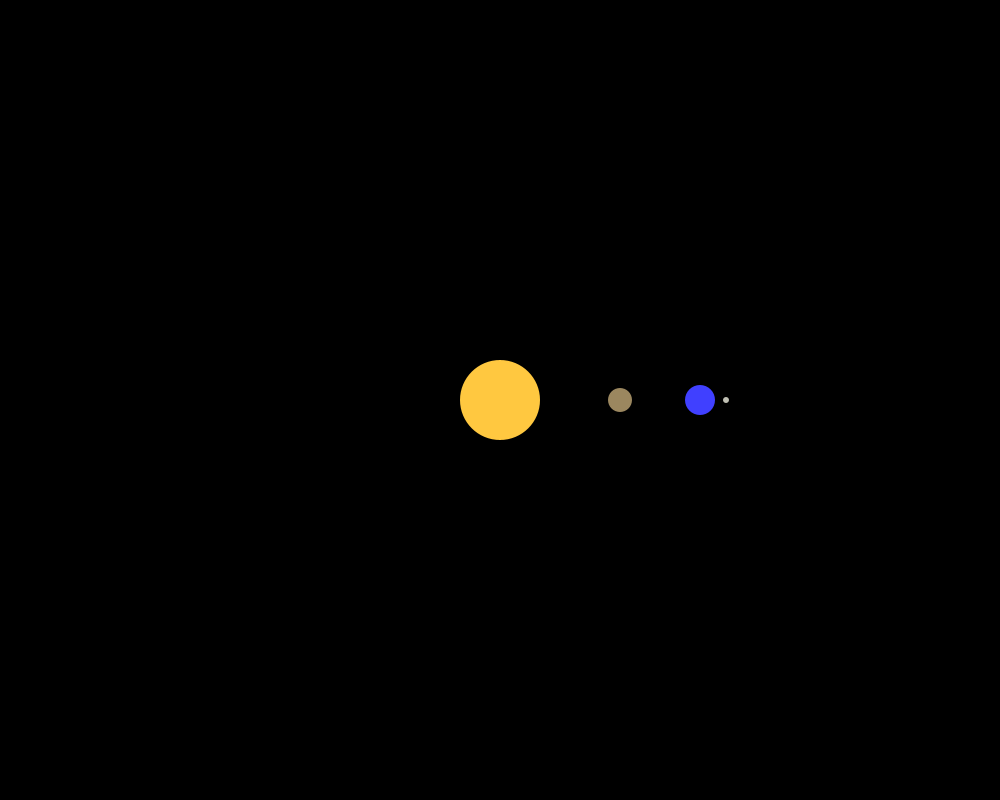
Frame 1 (no input)
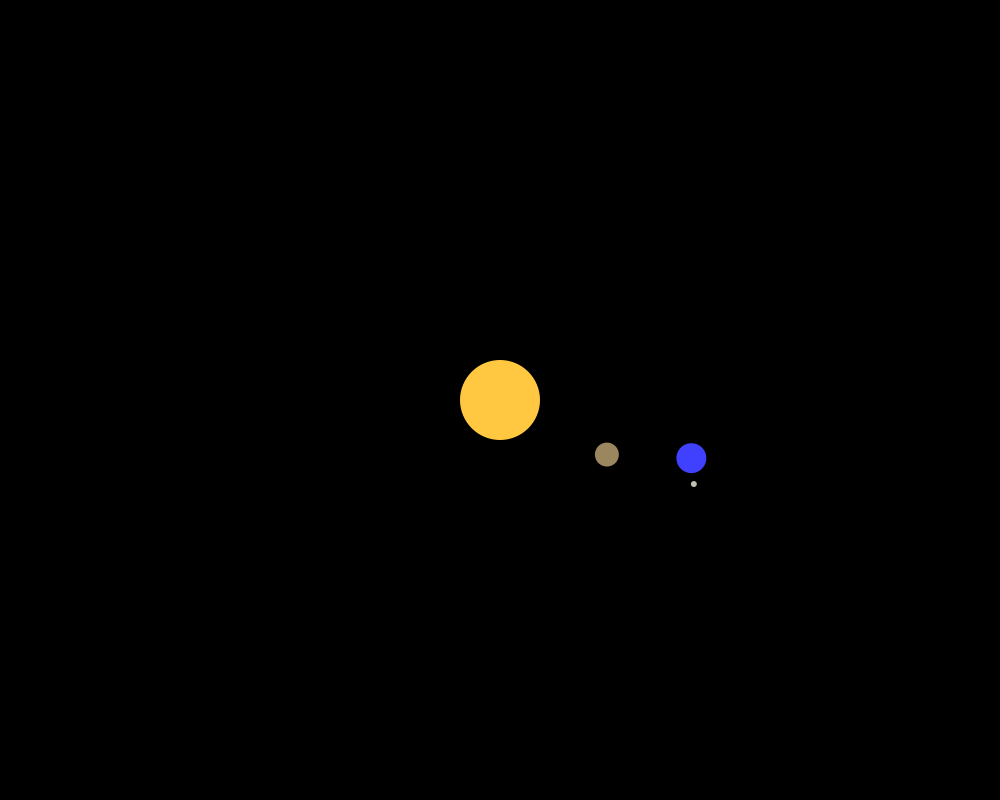
Frame 60 (the mouse pressed at the canvas centre just before this capture)
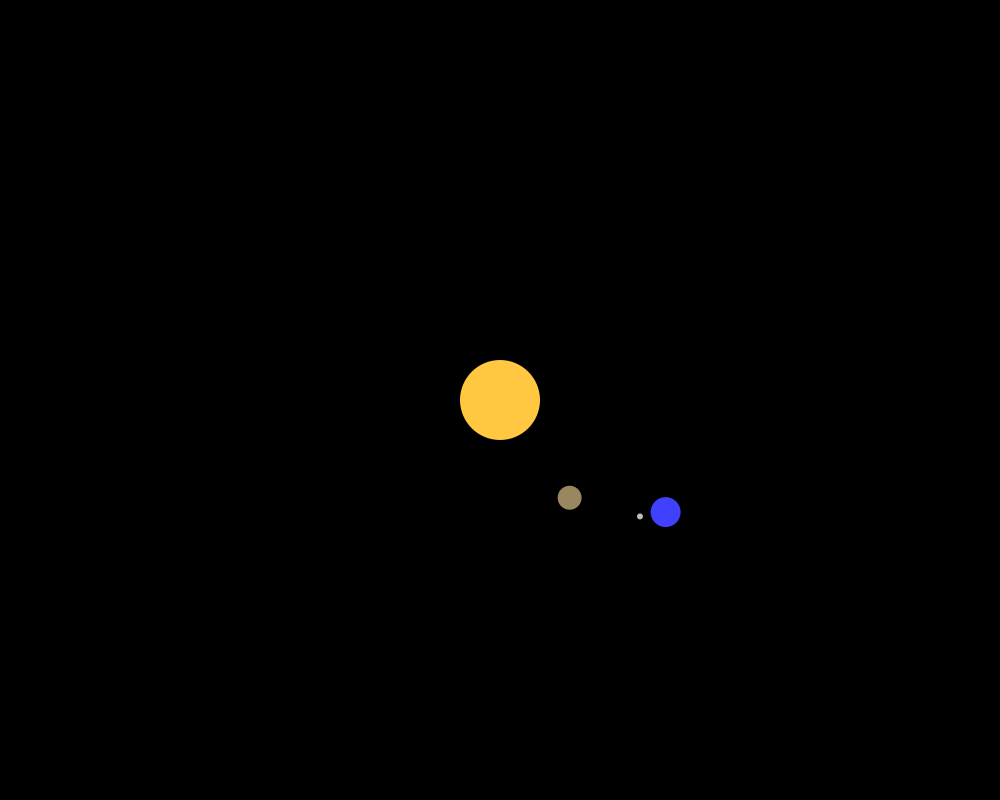
Frame 120 (the mouse held since frame 60 and released just before this capture)

The Processing sketch that drew these frames (run headless with seeded random() and noise(); from frame 60 on, the mouse is pressed at the canvas centre):

// Processing sketch: Orbit_Final
// ── Orbit_Final.pde
//Howard Fuller final project

float VenusAngle = 0;
float EarthAngle = 0;
float MoonAngle = 0;

void setup() {
  size(1000, 800);
}

void draw() {
  background(0, 0, 0);    // Black Space
  translate(width/2, height/2); //Puts orgin at center
  noStroke();

  fill(255, 200, 64);             
  ellipse(0, 0, 80, 80);  // The sun


  pushMatrix();

  rotate(VenusAngle);  // rotate Venus around the sun
  translate(120, 0); // move out to Venus orbit
  fill(155, 135, 95);
  ellipse(0, 0, 24, 24); //Venus


  popMatrix(); 


  rotate(EarthAngle);  // rotate around the sun
  translate(200, 0);  // move out to Earth orbit
  fill(64, 64, 255);                 
  ellipse(0, 0, 30, 30);  // Earth


  rotate(MoonAngle);  // rotate around the Earth
  translate(26, 0);
  fill(192, 192, 180);   
  ellipse(0, 0, 6, 6);  // the moon

  VenusAngle += 0.008;
  EarthAngle += 0.005;
  MoonAngle += 0.02;
}
